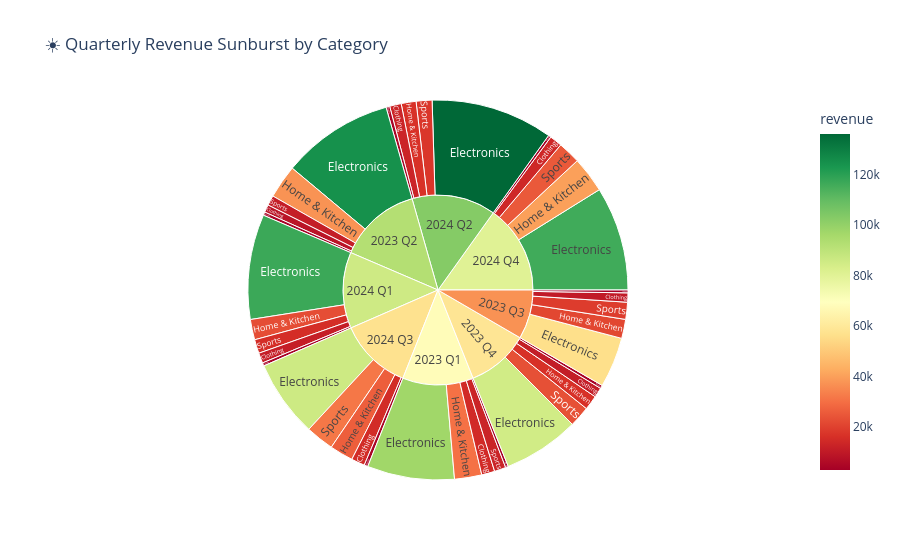

The code cell stored with this chart in its notebook:
### Markdown cell above
## 14. Quarterly Revenue by Category (Sunburst)

### Code cell
quarterly = df.groupby(['year','quarter','category'])['revenue'].sum().reset_index()
quarterly['label'] = quarterly['year'].astype(str) + ' Q' + quarterly['quarter'].astype(str)

fig = px.sunburst(quarterly, path=['label','category'], values='revenue',
                  color='revenue', color_continuous_scale='RdYlGn',
                  title='☀️ Quarterly Revenue Sunburst by Category')
fig.show()

### Figure 1 — Plotly figure (JSON) as saved in the notebook; plotly's stock layout.template omitted (floating-point values rounded to 4 significant figures)
{"data": [{"branchvalues": "total", "customdata": [[3065.0], [14570.0], [97120.0], [30340.0], [12840.0], [3759.0], [8507.0], [124600.0], [37300.0], [11230.0], [3137.0], [10300.0], [56080.0], [21260.0], [18970.0], [3665.0], [10910.0], [84730.0], [16190.0], [23190.0], [3535.0], [11420.0], [116900.0], [22710.0], [15440.0], [4115.0], [12960.0], [136000.0], [16510.0], [17670.0], [4145.0], [15040.0], [85900.0], [26200.0], [31550.0], [2983.0], [13880.0], [116000.0], [39980.0], [25130.0], [68000.0], [92360.0], [37110.0], [58490.0], [85660.0], [102800.0], [57140.0], [80240.0]], "domain": {"x": [0.0, 1.0], "y": [0.0, 1.0]}, "hovertemplate": "labels=%{label}<br>revenue_sum=%{value}<br>parent=%{parent}<br>id=%{id}<br>revenue=%{color}<extra></extra>", "ids": ["2023 Q1/Books", "2023 Q1/Clothing", "2023 Q1/Electronics", "2023 Q1/Home & Kitchen", "2023 Q1/Sports", "2023 Q2/Books", "2023 Q2/Clothing", "2023 Q2/Electronics", "2023 Q2/Home & Kitchen", "2023 Q2/Sports", "2023 Q3/Books", "2023 Q3/Clothing", "2023 Q3/Electronics", "2023 Q3/Home & Kitchen", "2023 Q3/Sports", "2023 Q4/Books", "2023 Q4/Clothing", "2023 Q4/Electronics", "2023 Q4/Home & Kitchen", "2023 Q4/Sports", "2024 Q1/Books", "2024 Q1/Clothing", "2024 Q1/Electronics", "2024 Q1/Home & Kitchen", "2024 Q1/Sports", "2024 Q2/Books", "2024 Q2/Clothing", "2024 Q2/Electronics", "2024 Q2/Home & Kitchen", "2024 Q2/Sports", "2024 Q3/Books", "2024 Q3/Clothing", "2024 Q3/Electronics", "2024 Q3/Home & Kitchen", "2024 Q3/Sports", "2024 Q4/Books", "2024 Q4/Clothing", "2024 Q4/Electronics", "2024 Q4/Home & Kitchen", "2024 Q4/Sports", "2023 Q1", "2023 Q2", "2023 Q3", "2023 Q4", "2024 Q1", "2024 Q2", "2024 Q3", "2024 Q4"], "labels": ["Books", "Clothing", "Electronics", "Home & Kitchen", "Sports", "Books", "Clothing", "Electronics", "Home & Kitchen", "Sports", "Books", "Clothing", "Electronics", "Home & Kitchen", "Sports", "Books", "Clothing", "Electronics", "Home & Kitchen", "Sports", "Books", "Clothing", "Electronics", "Home & Kitchen", "Sports", "Books", "Clothing", "Electronics", "Home & Kitchen", "Sports", "Books", "Clothing", "Electronics", "Home & Kitchen", "Sports", "Books", "Clothing", "Electronics", "Home & Kitchen", "Sports", "2023 Q1", "2023 Q2", "2023 Q3", "2023 Q4", "2024 Q1", "2024 Q2", "2024 Q3", "2024 Q4"], "marker": {"coloraxis": "coloraxis", "colors": [3065.0, 14570.0, 97120.0, 30340.0, 12840.0, 3759.0, 8507.0, 124600.0, 37300.0, 11230.0, 3137.0, 10300.0, 56080.0, 21260.0, 18970.0, 3665.0, 10910.0, 84730.0, 16190.0, 23190.0, 3535.0, 11420.0, 116900.0, 22710.0, 15440.0, 4115.0, 12960.0, 136000.0, 16510.0, 17670.0, 4145.0, 15040.0, 85900.0, 26200.0, 31550.0, 2983.0, 13880.0, 116000.0, 39980.0, 25130.0, 68000.0, 92360.0, 37110.0, 58490.0, 85660.0, 102800.0, 57140.0, 80240.0]}, "name": "", "parents": ["2023 Q1", "2023 Q1", "2023 Q1", "2023 Q1", "2023 Q1", "2023 Q2", "2023 Q2", "2023 Q2", "2023 Q2", "2023 Q2", "2023 Q3", "2023 Q3", "2023 Q3", "2023 Q3", "2023 Q3", "2023 Q4", "2023 Q4", "2023 Q4", "2023 Q4", "2023 Q4", "2024 Q1", "2024 Q1", "2024 Q1", "2024 Q1", "2024 Q1", "2024 Q2", "2024 Q2", "2024 Q2", "2024 Q2", "2024 Q2", "2024 Q3", "2024 Q3", "2024 Q3", "2024 Q3", "2024 Q3", "2024 Q4", "2024 Q4", "2024 Q4", "2024 Q4", "2024 Q4", "", "", "", "", "", "", "", ""], "type": "sunburst", "values": [3065.0, 14570.0, 97120.0, 30340.0, 12840.0, 3759.0, 8507.0, 124600.0, 37300.0, 11230.0, 3137.0, 10300.0, 56080.0, 21260.0, 18970.0, 3665.0, 10910.0, 84730.0, 16190.0, 23190.0, 3535.0, 11420.0, 116900.0, 22710.0, 15440.0, 4115.0, 12960.0, 136000.0, 16510.0, 17670.0, 4145.0, 15040.0, 85900.0, 26200.0, 31550.0, 2983.0, 13880.0, 116000.0, 39980.0, 25130.0, 157900.0, 185400.0, 109700.0, 138700.0, 170000.0, 187200.0, 162800.0, 198000.0]}], "layout": {"coloraxis": {"colorbar": {"title": {"text": "revenue"}}, "colorscale": [[0.0, "rgb(165,0,38)"], [0.1, "rgb(215,48,39)"], [0.2, "rgb(244,109,67)"], [0.3, "rgb(253,174,97)"], [0.4, "rgb(254,224,139)"], [0.5, "rgb(255,255,191)"], [0.6, "rgb(217,239,139)"], [0.7, "rgb(166,217,106)"], [0.8, "rgb(102,189,99)"], [0.9, "rgb(26,152,80)"], [1.0, "rgb(0,104,55)"]]}, "legend": {"tracegroupgap": 0}, "title": {"text": "☀️ Quarterly Revenue Sunburst by Category"}}}
